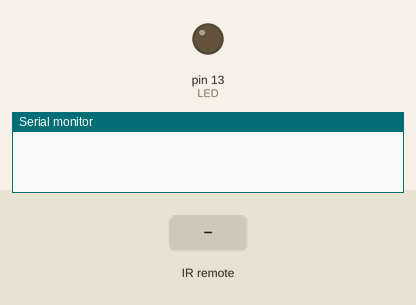
A sketch run on a simulated Arduino Uno, built with avr-gcc and run on an emulated ATmega328P. On the bench: output pins drawn as LEDs (lit = HIGH), the last lines printed to the serial monitor. The inputs (shaded band) are chosen by the test bench.

Above: at 1.2 s.
1.3 s: infrared code 0xA90 received
At 2.1 s:
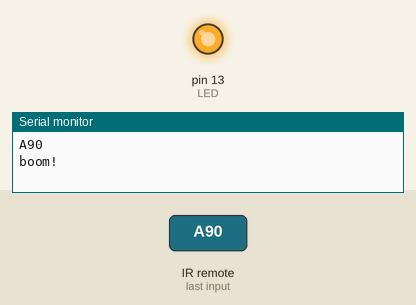
Timing chart, 0 to 4.3 s (numbered marks = the images above; inputs shaded):
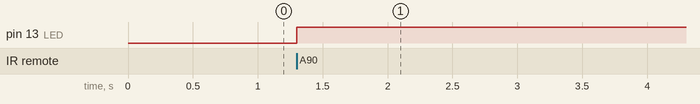

Measured:
- after the input at 1.3 s, pin 13 (LED): LOW → HIGH at once

The sketch:

IRLED.ino
```cpp
#include <IRremote.h>

int RECV_PIN = 11;
int LED = 13;
bool ledOn = false;

IRrecv irrecv(RECV_PIN);
decode_results results;

void setup()
{
  Serial.begin(9600);
  irrecv.enableIRIn(); // Start the receiver
  pinMode(LED, OUTPUT);
}

void loop()
{
  if (irrecv.decode(&results))
    {
     Serial.println(results.value, HEX);

     if (results.value == 0xA90)
     {
      Serial.println("boom!");
      if(ledOn)
      {
        digitalWrite(LED, LOW);
        ledOn = false;
      }else
      {
        digitalWrite(LED, HIGH);
        ledOn = true;
      }

      delay(100);
     }

     irrecv.resume(); // Receive the next value
    }
}
```
